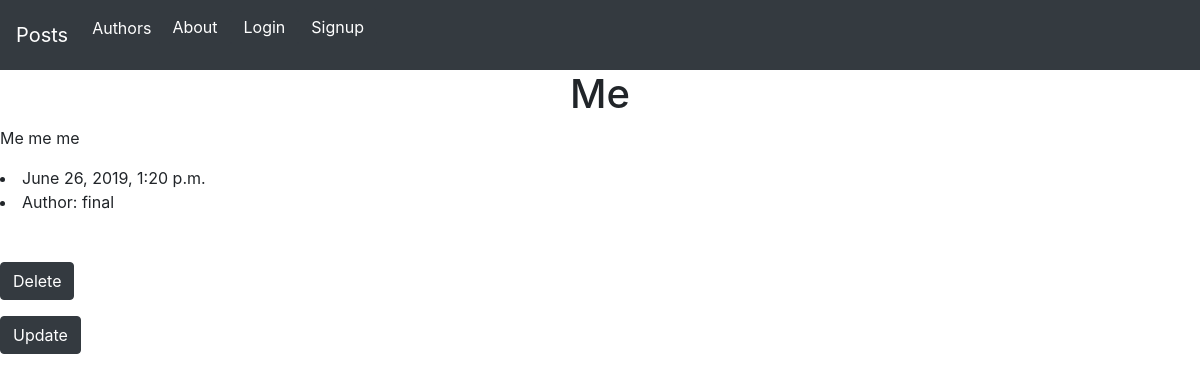
Page /2/ on the committed database.
### Blog/models.py (models this page shows, shortened)
class Post(models.Model):
    theme = models.CharField(max_length=100)
    post_text = models.CharField(max_length=4000)
    pub_date = models.DateTimeField(auto_now_add=True)
    author = models.ForeignKey(
        User,
        on_delete=models.CASCADE,
    )
    def was_published_recently(self):
        now = timezone.now()
        return now - datetime.timedelta(days=1) <= self.pub_date <= now
    was_published_recently.admin_order_field = 'pub_date'
    was_published_recently.boolean = True
    was_published_recently.self_description = 'Published recently?'

### Blog/views.py (the view)
# urls.py: path('<int:pk>/', views.DetailView.as_view(), name='detail'),
class DetailView(generic.DetailView):
    template_name = "Blog/detail_post.html"
    queryset = Post.objects.all()

### Blog/templates/Blog/detail_post.html
{% extends 'main.html' %}
{% block content %}
    <h1 align="center">{{ post.theme }}</h1>
    <p align="left">{{ post.post_text }}</p>
    <li>{{ post.pub_date }}</li>
    <li>Author: {{ post.author }}</li>
    <br><br>
    <form action="{% url 'Blog:delete' pk=post.pk %}">
        <button type="submit" value="Confirm" class="btn btn-dark">Delete</button>
    </form>
    <form action="{% url 'Blog:update' pk=post.pk %}">
        <button type="submit" value="Confirm" class="btn btn-dark">Update</button>
    </form>
{% endblock %}

### rows in the picture
Post: theme "Me", post_text "Me me me", pub_date "June 26, 2019, 1:20 p.m.", author "final"
